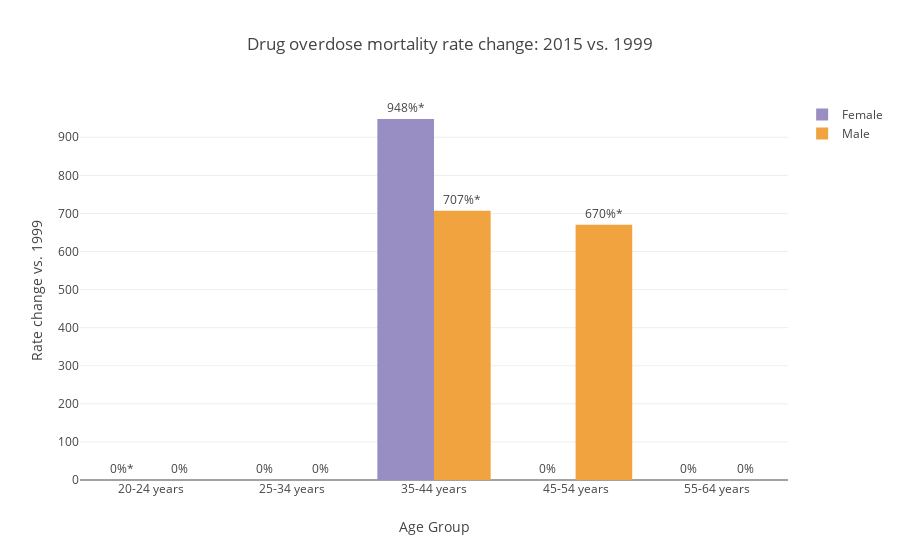

Notebook code for this chart:
### Code cell
# Create chart with change over time by age+gender

df = deaths_dem_comp[deaths_dem_comp["Year"]==2015.0].sort_values("Age Group")
y = "Growth since 1999"
x = "Age Group"
title="Drug overdose mortality rate change: 2015 vs. 1999"
xaxis_title="Age Group"
yaxis_title="Rate change vs. 1999"

genders = list(df.Gender.unique())
df["warning"] = ""
df.loc[df.rate_unreliable==1.0,"warning"] = "*"

scl = {"Male":'rgb(241,163,64)', "Female":'rgb(153,142,195)'}

data = []

for gender in genders:
    data.append(
        Bar(
            x = df[(df["Gender"]==gender)][x],
            y = df[(df["Gender"]==gender)][y],
            name = gender,
            text = df[(df["Gender"]==gender)][y].round(1).astype("str")+"%"+df[(df["Gender"]==gender)]["warning"],
            textposition = 'outside',
            marker=dict(color = scl[gender])
        )
    )

layout = dict(
    title = title, xaxis=dict(title=xaxis_title),
    yaxis=dict(title=yaxis_title),
    showlegend = True,
    barmode='group'
)

fig = dict(data=data, layout=layout)
py.iplot(fig, filename='deaths_dem_comp')

### Figure 1 — Plotly figure (JSON) as saved in the notebook; plotly's stock layout.template omitted (floating-point values rounded to 4 significant figures)
{"data": [{"marker": {"color": "rgb(153,142,195)"}, "name": "Female", "text": ["0%*", "0%", "948%*", "0%", "0%"], "textposition": "outside", "type": "bar", "x": ["20-24 years", "25-34 years", "35-44 years", "45-54 years", "55-64 years"], "y": [0, 0, 948, 0, 0]}, {"marker": {"color": "rgb(241,163,64)"}, "name": "Male", "text": ["0%", "0%", "707%*", "670%*", "0%"], "textposition": "outside", "type": "bar", "x": ["20-24 years", "25-34 years", "35-44 years", "45-54 years", "55-64 years"], "y": [0, 0, 707, 670, 0]}], "layout": {"barmode": "group", "showlegend": true, "title": "Drug overdose mortality rate change: 2015 vs. 1999", "xaxis": {"title": "Age Group"}, "yaxis": {"title": "Rate change vs. 1999"}}}
